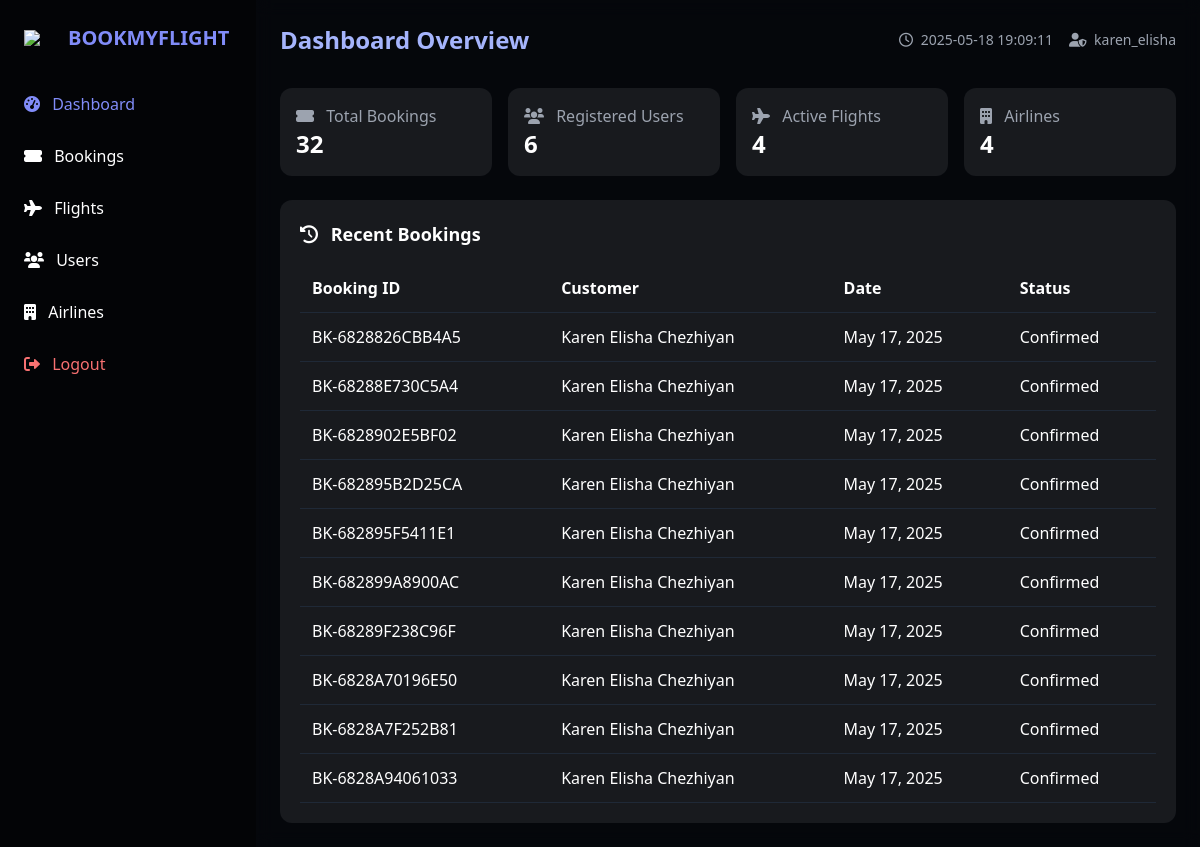
The app's page /admin-dashboard.php (signed in) with its own data.
### tables this page shows
CREATE TABLE `bookings` (
  `booking_id` int(11) NOT NULL,
  `booking_reference` varchar(20) NOT NULL,
  `user_id` int(11) NOT NULL,
  `flight_id` int(11) NOT NULL,
  `booking_date` datetime NOT NULL,
  `travel_date` date NOT NULL,
  `num_passengers` int(11) NOT NULL,
  `total_amount` decimal(10,2) NOT NULL,
  `contact_email` varchar(100) NOT NULL,
  `contact_phone` varchar(20) NOT NULL,
  `booking_status` enum('Pending','Confirmed','Cancelled') NOT NULL DEFAULT 'Pending',
  `payment_status` enum('Pending','Completed','Failed','Refunded') NOT NULL DEFAULT 'Pending',
  `payment_method` varchar(50) DEFAULT NULL,
  `created_at` datetime NOT NULL,
  `updated_at` datetime NOT NULL
);

CREATE TABLE `users` (
  `user_id` int(11) NOT NULL,
  `full_name` varchar(100) NOT NULL,
  `email` varchar(100) NOT NULL,
  `phone` varchar(15) NOT NULL,
  `password` varchar(255) NOT NULL,
  `member_since` timestamp NOT NULL DEFAULT current_timestamp(),
  `loyalty_points` int(11) DEFAULT 0,
  `loyalty_tier` enum('Bronze','Silver','Gold','Platinum') DEFAULT 'Bronze',
  `created_at` timestamp NULL DEFAULT current_timestamp()
);

### admin-dashboard.php (the view, shortened to what this page needs)
<?php
require_once 'db_connect.php';
$bookings_count = $mysqli->query("SELECT COUNT(*) FROM bookings")->fetch_row()[0];
$users_count = $mysqli->query("SELECT COUNT(*) FROM users")->fetch_row()[0];
$flights_count = $mysqli->query("SELECT COUNT(*) FROM flights")->fetch_row()[0];
$airlines_count = $mysqli->query("SELECT COUNT(*) FROM airlines")->fetch_row()[0];
$recent_bookings_result = $mysqli->query("SELECT b.*, u.full_name
                                      FROM bookings b
                                      JOIN users u ON b.user_id = u.user_id
                                      ORDER BY b.created_at DESC LIMIT 10");
$recent_bookings = $recent_bookings_result->fetch_all(MYSQLI_ASSOC);
$active_section = isset($_GET['section']) ? $_GET['section'] : 'dashboard';
?>
<!DOCTYPE html>
<html lang="en">
<head>
  <script src="https://cdn.tailwindcss.com"></script>
  <link rel="stylesheet" href="https://cdnjs.cloudflare.com/ajax/libs/font-awesome/6.0.0/css/all.min.css">
</head>
<body class="bg-gray-900 text-white min-h-screen flex">
  <aside class="sidebar w-64 p-6 hidden md:block">
    <div class="flex items-center mb-8">
      <img src="https://img.icons8.com/ios-filled/50/ffffff/airplane-mode-on.png" class="w-8 mr-3">
      <h1 class="text-xl font-bold text-indigo-400">BOOKMYFLIGHT</h1>
    </div>
    <nav class="space-y-3">
      <a href="?section=dashboard" class="block nav-item py-2 <?= $active_section === 'dashboard' ? 'text-indigo-400' : '' ?>">
        <i class="fas fa-tachometer-alt mr-2"></i> Dashboard
      </a>
      <a href="?section=bookings" class="block nav-item py-2 <?= $active_section === 'bookings' ? 'text-indigo-400' : '' ?>">
        <i class="fas fa-ticket-alt mr-2"></i> Bookings
      </a>
      <a href="?section=flights" class="block nav-item py-2 <?= $active_section === 'flights' ? 'text-indigo-400' : '' ?>">
        <i class="fas fa-plane mr-2"></i> Flights
      </a>
      <a href="?section=users" class="block nav-item py-2 <?= $active_section === 'users' ? 'text-indigo-400' : '' ?>">
        <i class="fas fa-users mr-2"></i> Users
      </a>
      <a href="?section=airlines" class="block nav-item py-2 <?= $active_section === 'airlines' ? 'text-indigo-400' : '' ?>">
        <i class="fas fa-building mr-2"></i> Airlines
      </a>
      <a href="?logout" class="block nav-item py-2 text-red-400 mt-8">
        <i class="fas fa-sign-out-alt mr-2"></i> Logout
      </a>
    </nav>
  </aside>
  <main class="main-content flex-1 p-6 overflow-y-auto">
    <header class="flex justify-between items-center mb-8">
      <h2 class="text-2xl font-bold text-indigo-300">
        <?= ucfirst($active_section) ?> <?= $active_section === 'dashboard' ? 'Overview' : '' ?>
      </h2>
      <div class="flex items-center space-x-4">
        <span class="text-sm text-gray-400">
          <i class="far fa-clock mr-1"></i> <?= date('Y-m-d H:i:s') ?>
        </span>
        <span class="text-sm text-gray-400">
          <i class="fas fa-user-shield mr-1"></i> <?= $_SESSION['admin_username'] ?>
        </span>
      </div>
    </header>
    <section id="dashboardSection" class="section <?= $active_section === 'dashboard' ? 'active' : '' ?>">
      <div class="grid grid-cols-1 md:grid-cols-2 lg:grid-cols-4 gap-4 mb-6">
        <div class="card p-4 rounded-xl">
          <div class="text-gray-400"><i class="fas fa-ticket-alt mr-2"></i> Total Bookings</div>
          <div class="text-2xl font-bold"><?= $bookings_count ?></div>
        </div>
        <div class="card p-4 rounded-xl">
          <div class="text-gray-400"><i class="fas fa-users mr-2"></i> Registered Users</div>
          <div class="text-2xl font-bold"><?= $users_count ?></div>
        </div>
        <div class="card p-4 rounded-xl">
          <div class="text-gray-400"><i class="fas fa-plane mr-2"></i> Active Flights</div>
          <div class="text-2xl font-bold"><?= $flights_count ?></div>
        </div>
        <div class="card p-4 rounded-xl">
          <div class="text-gray-400"><i class="fas fa-building mr-2"></i> Airlines</div>
          <div class="text-2xl font-bold"><?= $airlines_count ?></div>
        </div>
      </div>
        <div class="card p-5 rounded-xl lg:col-span-2">
          <h3 class="text-lg font-semibold mb-4"><i class="fas fa-history mr-2"></i> Recent Bookings</h3>
          <div class="overflow-x-auto">
            <table class="w-full">
              <thead>
                <tr class="border-b border-gray-800 text-left">
                  <th class="p-3">Booking ID</th>
                  <th class="p-3">Customer</th>
                  <th class="p-3">Date</th>
                  <th class="p-3">Status</th>
                </tr>
              </thead>
              <tbody>
                <?php foreach ($recent_bookings as $booking): ?>
                <tr class="table-row border-b border-gray-800">
                  <td class="p-3"><?= $booking['booking_reference'] ?></td>
                  <td class="p-3"><?= $booking['full_name'] ?></td>
                  <td class="p-3"><?= date('M d, Y', strtotime($booking['booking_date'])) ?></td>
                  <td class="p-3">
                    <span class="badge <?=
                      $booking['booking_status'] === 'Confirmed' ? 'badge-success' :
                      ($booking['booking_status'] === 'Pending' ? 'badge-warning' : 'badge-danger')
                    ?>">
                      <?= $booking['booking_status'] ?>
                    </span>
                  </td>
                </tr>
                <?php endforeach; ?>
              </tbody>
            </table>
          </div>
        </div>
    </section>
  </main>
</body>
</html>

### admin-dashboard.php (style rules this page uses)
.sidebar { background: rgba(0, 0, 0, 0.85); }
.main-content { background: rgba(0, 0, 0, 0.7); backdrop-filter: blur(8px); }
.card { background: rgba(255, 255, 255, 0.08); transition: all 0.3s ease; }
.nav-item { transition: color 0.2s ease; }
.section { display: none; opacity: 0; transition: opacity 0.3s ease; }
.section.active { display: block; opacity: 1; }
.badge { @apply px-2 py-1 rounded text-xs; }
.badge-success { @apply bg-green-900 text-green-300; }

### records on screen
bookings: booking_reference "BK-6828826CBB4A5", user.full_name "Karen Elisha Chezhiyan", booking_date "May 17, 2025", booking_status "Confirmed"
bookings: booking_reference "BK-68288E730C5A4", user.full_name "Karen Elisha Chezhiyan", booking_date "May 17, 2025", booking_status "Confirmed"
bookings: booking_reference "BK-6828902E5BF02", user.full_name "Karen Elisha Chezhiyan", booking_date "May 17, 2025", booking_status "Confirmed"
bookings: booking_reference "BK-682895B2D25CA", user.full_name "Karen Elisha Chezhiyan", booking_date "May 17, 2025", booking_status "Confirmed"
bookings: booking_reference "BK-682895F5411E1", user.full_name "Karen Elisha Chezhiyan", booking_date "May 17, 2025", booking_status "Confirmed"
bookings: booking_reference "BK-682899A8900AC", user.full_name "Karen Elisha Chezhiyan", booking_date "May 17, 2025", booking_status "Confirmed"
bookings: booking_reference "BK-68289F238C96F", user.full_name "Karen Elisha Chezhiyan", booking_date "May 17, 2025", booking_status "Confirmed"
bookings: booking_reference "BK-6828A70196E50", user.full_name "Karen Elisha Chezhiyan", booking_date "May 17, 2025", booking_status "Confirmed"
bookings: booking_reference "BK-6828A7F252B81", user.full_name "Karen Elisha Chezhiyan", booking_date "May 17, 2025", booking_status "Confirmed"
bookings: booking_reference "BK-6828A94061033", user.full_name "Karen Elisha Chezhiyan", booking_date "May 17, 2025", booking_status "Confirmed"

### other values on screen
$active_section "Dashboard"
$_SESSION['admin_username'] "karen_elisha"
$bookings_count "32"
$users_count "6"
$flights_count "4"
$airlines_count "4"
